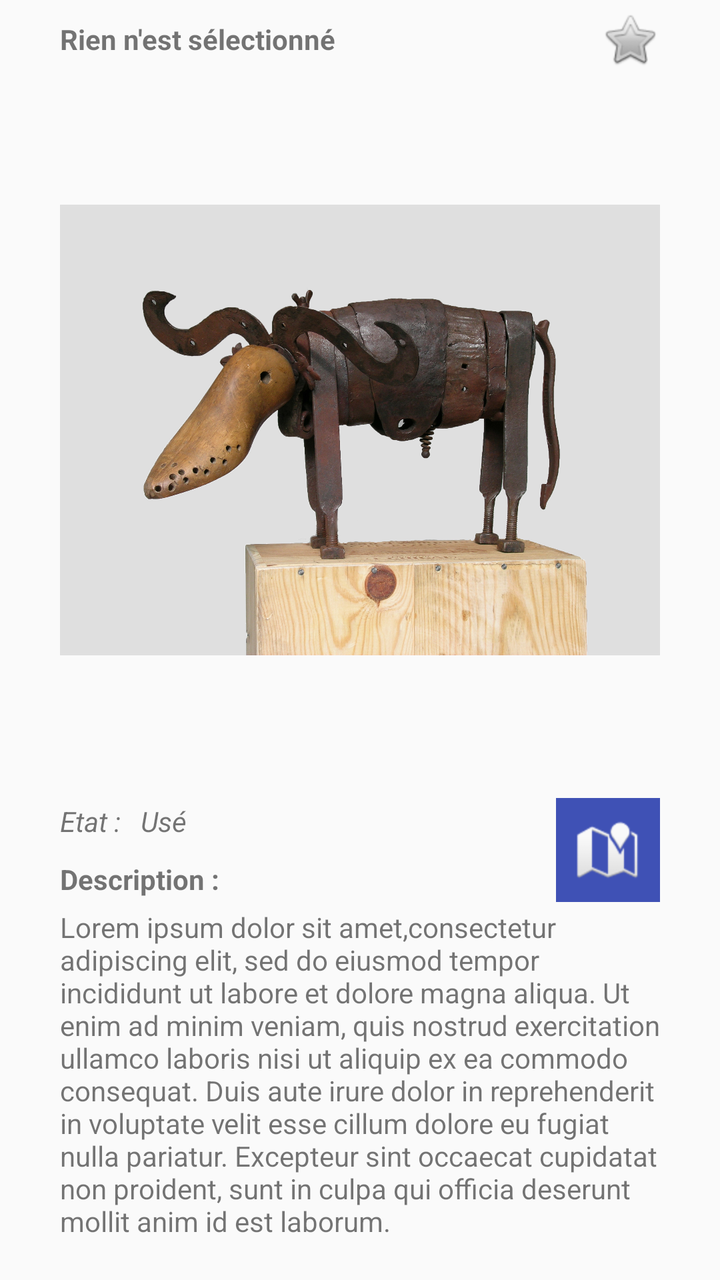
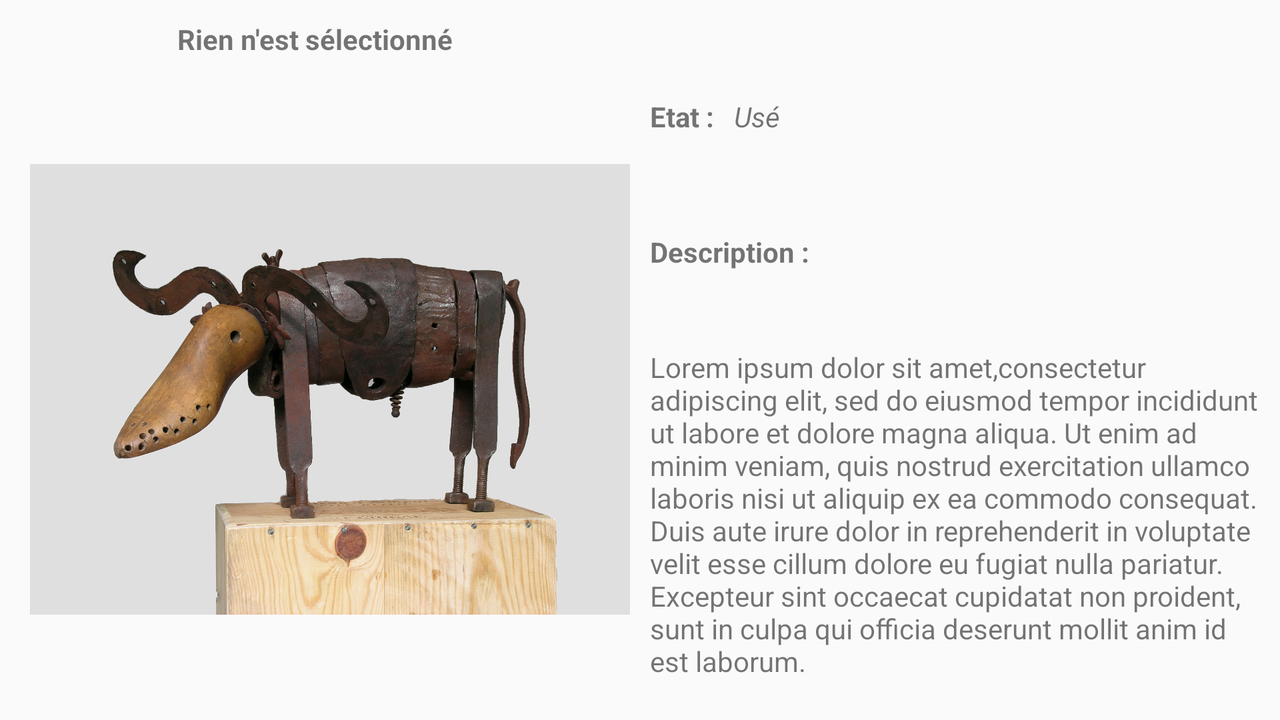

The same Android screen from two of the app's own layout files: first res/layout/ as a phone draws it, then the author's variant for another configuration, drawn on a device whose configuration selects that folder. Both files follow.
<!-- AndroidManifest.xml: application theme AppTheme -->
<!-- res/layout/fragment_detail.xml -->
<?xml version="1.0" encoding="utf-8"?>

<android.support.constraint.ConstraintLayout xmlns:android="http://schemas.android.com/apk/res/android"
    xmlns:tools="http://schemas.android.com/tools"
    android:layout_width="match_parent"
    android:layout_height="match_parent"
    xmlns:app="http://schemas.android.com/apk/res-auto"
    tools:context=".Fragment.DetailFragment">

    
    <TextView
        android:id="@+id/detail_annonce_titre"
        android:layout_width="match_parent"
        android:layout_height="wrap_content"
        android:text="@string/hello_blank_fragment"
        android:textStyle="bold"
        android:layout_marginLeft="30dp"
        android:layout_marginTop="10dp"
        android:layout_marginRight="30dp"
        app:layout_constraintTop_toTopOf="parent"
        app:layout_constraintLeft_toLeftOf="parent"
        app:layout_constraintRight_toLeftOf="@id/btn_tgl_favorite"
        app:layout_constraintTop_toBottomOf="@id/detail_annonce_titre"/>

    <ToggleButton
        android:id="@+id/btn_tgl_favorite"
        android:layout_width="30dp"
        android:layout_height="30dp"
        android:textOff=" "
        android:textOn=" "
        app:layout_constraintRight_toRightOf="@id/detail_annonce_image"
        app:layout_constraintTop_toTopOf="@id/detail_annonce_titre"
        app:layout_constraintBottom_toBottomOf="@id/detail_annonce_titre"
        android:background="@android:drawable/btn_star"/>

    <ImageView
        android:id="@+id/detail_annonce_image"
        android:layout_width="300dp"
        android:layout_height="300dp"
        android:src="@drawable/objettrouve"
        app:layout_constraintBottom_toTopOf="@id/detail_annonce_label_etat"
        app:layout_constraintRight_toRightOf="@id/detail_annonce_titre"
        app:layout_constraintLeft_toLeftOf="@id/detail_annonce_titre"
        app:layout_constraintTop_toBottomOf="@id/detail_annonce_titre"
        />


    <TextView
        android:id="@+id/detail_annonce_label_etat"
        android:layout_width="wrap_content"
        android:layout_height="wrap_content"
        android:text="Etat :"
        android:textStyle="italic"
        android:layout_marginBottom="10dp"
        app:layout_constraintLeft_toLeftOf="@id/detail_annonce_titre"
        app:layout_constraintRight_toLeftOf="@id/detail_annonce_etat"
        app:layout_constraintBottom_toTopOf="@id/detail_annonce_label_description"
        />
    <TextView
        android:id="@+id/detail_annonce_etat"
        android:layout_width="wrap_content"
        android:layout_height="wrap_content"
        android:text="Usé"
        android:textStyle="italic"
        android:layout_marginLeft="10dp"
        app:layout_constraintTop_toTopOf="@id/detail_annonce_label_etat"
        app:layout_constraintLeft_toRightOf="@id/detail_annonce_label_etat"
        app:layout_constraintBottom_toBottomOf="@id/detail_annonce_label_etat"
        />

    <ImageButton
        android:id="@+id/btn_gotoMap"
        android:layout_width="wrap_content"
        android:layout_height="wrap_content"
        android:background="@color/colorPrimary"
        android:paddingBottom="10dp"
        android:paddingLeft="10dp"
        android:paddingRight="10dp"
        android:paddingTop="10dp"
        app:layout_constraintRight_toRightOf="@id/detail_annonce_image"
        app:layout_constraintTop_toTopOf="@id/detail_annonce_label_etat"
        app:layout_constraintBottom_toBottomOf="@id/detail_annonce_label_description"
        android:src="@android:drawable/ic_dialog_map" />

    <TextView
        android:id="@+id/detail_annonce_label_description"
        android:layout_width="wrap_content"
        android:layout_height="wrap_content"
        android:text="Description :"
        android:textStyle="bold"
        android:layout_marginBottom="5dp"
        app:layout_constraintLeft_toLeftOf="@id/detail_annonce_label_etat"
        app:layout_constraintBottom_toTopOf="@id/detail_annonce_description"
        />
    <TextView
        android:id="@+id/detail_annonce_description"
        android:layout_width="0dp"
        android:layout_height="wrap_content"
        android:layout_marginBottom="20dp"
        android:text="Lorem ipsum dolor sit amet,consectetur adipiscing elit, sed do eiusmod tempor incididunt ut labore et dolore magna aliqua. Ut enim ad minim veniam, quis nostrud exercitation ullamco laboris nisi ut aliquip ex ea commodo consequat. Duis aute irure dolor in reprehenderit in voluptate velit esse cillum dolore eu fugiat nulla pariatur. Excepteur sint occaecat cupidatat non proident, sunt in culpa qui officia deserunt mollit anim id est laborum."
        app:layout_constraintLeft_toLeftOf="@id/detail_annonce_label_description"
        app:layout_constraintRight_toRightOf="@id/detail_annonce_titre"
        app:layout_constraintBottom_toBottomOf="parent"/>
</android.support.constraint.ConstraintLayout>
<!-- resources referenced by this layout -->
<resources>
  <color name="colorPrimary">#3F51B5</color>
  <!-- drawable objettrouve: jpg bitmap (drawable, 617746 bytes) -->
  <string name="hello_blank_fragment">Rien n\'est sélectionné</string>
  <style name="AppTheme" parent="Theme.AppCompat.Light.DarkActionBar">
          
          <item name="colorPrimary">@color/prjBleu</item>
          <item name="colorPrimaryDark">@color/prjBleuDark</item>
          <item name="colorAccent">@color/prjOrange</item>
      </style>
  <color name="prjBleu">#3895BC</color>
  <color name="prjBleuDark">#2E7698</color>
  <color name="prjOrange">#efa356</color>
</resources>
<!-- res/layout-land/fragment_detail.xml (the author's variant of the layout above) -->
<!-- drawn on the phone turned sideways -->
<?xml version="1.0" encoding="utf-8"?>

<android.support.constraint.ConstraintLayout
    xmlns:android="http://schemas.android.com/apk/res/android"
    xmlns:tools="http://schemas.android.com/tools"
    android:layout_width="match_parent"
    android:layout_height="match_parent"
    xmlns:app="http://schemas.android.com/apk/res-auto"
    tools:context=".Fragment.DetailFragment">

    
    <TextView
        android:id="@+id/detail_annonce_titre"
        android:layout_width="wrap_content"
        android:layout_height="wrap_content"
        android:text="@string/hello_blank_fragment"
        android:textStyle="bold"
        android:layout_marginLeft="30dp"
        android:layout_marginTop="10dp"
        android:layout_marginRight="30dp"
        app:layout_constraintTop_toTopOf="parent"
        app:layout_constraintLeft_toLeftOf="parent"
        app:layout_constraintRight_toRightOf="@id/detail_annonce_image"/>
    <ImageView
        android:id="@+id/detail_annonce_image"
        android:layout_width="300dp"
        android:layout_height="300dp"
        android:src="@drawable/objettrouve"
        android:layout_marginLeft="15dp"
        app:layout_constraintLeft_toLeftOf="parent"
        app:layout_constraintTop_toBottomOf="@id/detail_annonce_titre"
        app:layout_constraintBottom_toBottomOf="parent"
        />
    <android.support.constraint.ConstraintLayout
        android:id="@+id/layout_description"
        app:layout_constraintLeft_toRightOf="@id/detail_annonce_image"
        app:layout_constraintRight_toRightOf="parent"
        app:layout_constraintTop_toTopOf="parent"
        app:layout_constraintBottom_toBottomOf="parent"
        android:layout_marginRight="10dp"
        android:layout_marginLeft="10dp"
        android:layout_marginTop="10dp"
        android:layout_width="0dp"
        android:layout_height="0dp"
        >
            <TextView
                android:id="@+id/detail_annonce_label_etat"
                android:layout_width="wrap_content"
                android:layout_height="wrap_content"
                android:text="Etat :"
                android:textStyle="bold"
                android:layout_marginBottom="10dp"
                app:layout_constraintTop_toTopOf="@id/layout_description"
                app:layout_constraintRight_toLeftOf="@id/detail_annonce_etat"
                app:layout_constraintBottom_toTopOf="@id/detail_annonce_label_description"
                />
            <TextView
                android:id="@+id/detail_annonce_etat"
                android:layout_width="wrap_content"
                android:layout_height="wrap_content"
                android:text="Usé"
                android:textStyle="italic"
                android:layout_marginLeft="10dp"
                app:layout_constraintTop_toTopOf="@id/detail_annonce_label_etat"
                app:layout_constraintLeft_toRightOf="@id/detail_annonce_label_etat"
                app:layout_constraintBottom_toBottomOf="@id/detail_annonce_label_etat"
                />

            <TextView
                android:id="@+id/detail_annonce_label_description"
                android:layout_width="wrap_content"
                android:layout_height="wrap_content"
                android:text="Description :"
                android:textStyle="bold"
                app:layout_constraintTop_toBottomOf="@id/detail_annonce_label_etat"
                app:layout_constraintBottom_toTopOf="@id/detail_annonce_description"/>
            <TextView
                android:id="@+id/detail_annonce_description"
                android:layout_width="0dp"
                android:layout_height="wrap_content"
                android:layout_marginBottom="20dp"
                android:text="Lorem ipsum dolor sit amet,consectetur adipiscing elit, sed do eiusmod tempor incididunt ut labore et dolore magna aliqua. Ut enim ad minim veniam, quis nostrud exercitation ullamco laboris nisi ut aliquip ex ea commodo consequat. Duis aute irure dolor in reprehenderit in voluptate velit esse cillum dolore eu fugiat nulla pariatur. Excepteur sint occaecat cupidatat non proident, sunt in culpa qui officia deserunt mollit anim id est laborum."
                app:layout_constraintLeft_toLeftOf="@id/detail_annonce_label_description"
                app:layout_constraintBottom_toBottomOf="@id/layout_description"/>
    </android.support.constraint.ConstraintLayout>


</android.support.constraint.ConstraintLayout>
<!-- resources referenced by the variant -->
<!-- as the phone turned sideways resolves them -->
<resources>
  <!-- drawable objettrouve: jpg bitmap (drawable, 617746 bytes) -->
  <string name="hello_blank_fragment">Rien n\'est sélectionné</string>
  <style name="AppTheme" parent="Theme.AppCompat.Light.DarkActionBar">
          
          <item name="colorPrimary">@color/prjBleu</item>
          <item name="colorPrimaryDark">@color/prjBleuDark</item>
          <item name="colorAccent">@color/prjOrange</item>
      </style>
  <color name="prjBleu">#3895BC</color>
  <color name="prjBleuDark">#2E7698</color>
  <color name="prjOrange">#efa356</color>
</resources>
